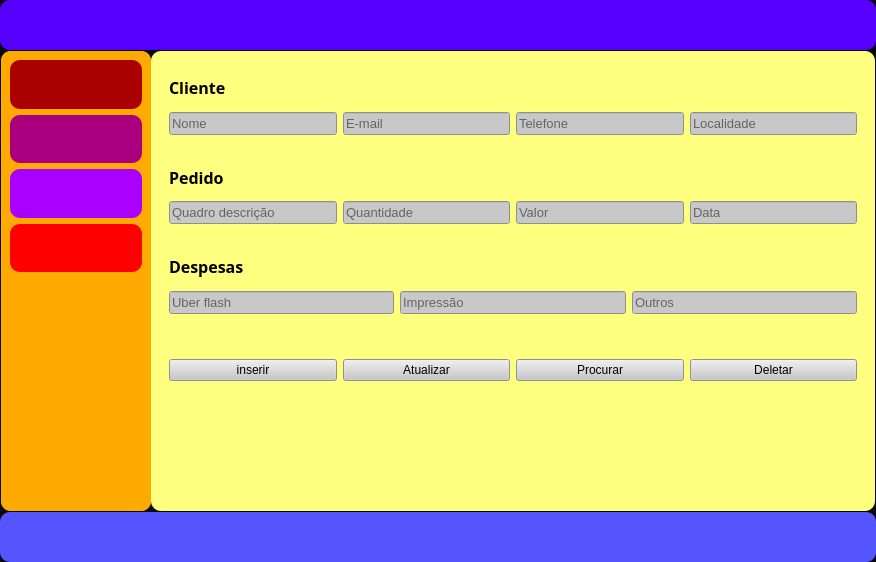
<?xml version="1.0" encoding="UTF-8"?>
<ui version="4.0">
 <class>MainWindow</class>
 <widget class="QMainWindow" name="MainWindow">
  <property name="geometry">
   <rect>
    <x>0</x>
    <y>0</y>
    <width>876</width>
    <height>562</height>
   </rect>
  </property>
  <property name="minimumSize">
   <size>
    <width>810</width>
    <height>430</height>
   </size>
  </property>
  <property name="windowTitle">
   <string>Myframecg</string>
  </property>
  <property name="styleSheet">
   <string notr="true">background-color: rgb(10, 10, 10);</string>
  </property>
  <widget class="QWidget" name="centralwidget">
   <property name="minimumSize">
    <size>
     <width>150</width>
     <height>200</height>
    </size>
   </property>
   <layout class="QVBoxLayout" name="verticalLayout">
    <property name="spacing">
     <number>0</number>
    </property>
    <property name="leftMargin">
     <number>0</number>
    </property>
    <property name="topMargin">
     <number>0</number>
    </property>
    <property name="rightMargin">
     <number>0</number>
    </property>
    <property name="bottomMargin">
     <number>0</number>
    </property>
    <item>
     <widget class="QFrame" name="frame_erro">
      <property name="minimumSize">
       <size>
        <width>0</width>
        <height>50</height>
       </size>
      </property>
      <property name="maximumSize">
       <size>
        <width>16777215</width>
        <height>50</height>
       </size>
      </property>
      <property name="font">
       <font>
        <family>Segoe UI</family>
        <pointsize>10</pointsize>
       </font>
      </property>
      <property name="styleSheet">
       <string notr="true">QFrame {
	border-radius: 10px;
	background-color: rgb(85, 0, 255);
}</string>
      </property>
      <property name="frameShape">
       <enum>QFrame::StyledPanel</enum>
      </property>
      <property name="frameShadow">
       <enum>QFrame::Raised</enum>
      </property>
     </widget>
    </item>
    <item>
     <widget class="QFrame" name="frame_principal">
      <property name="styleSheet">
       <string notr="true"/>
      </property>
      <property name="frameShape">
       <enum>QFrame::StyledPanel</enum>
      </property>
      <property name="frameShadow">
       <enum>QFrame::Raised</enum>
      </property>
      <layout class="QHBoxLayout" name="horizontalLayout">
       <property name="spacing">
        <number>0</number>
       </property>
       <property name="leftMargin">
        <number>0</number>
       </property>
       <property name="topMargin">
        <number>0</number>
       </property>
       <property name="rightMargin">
        <number>0</number>
       </property>
       <property name="bottomMargin">
        <number>0</number>
       </property>
       <item>
        <widget class="QFrame" name="frame_menu">
         <property name="minimumSize">
          <size>
           <width>150</width>
           <height>0</height>
          </size>
         </property>
         <property name="maximumSize">
          <size>
           <width>150</width>
           <height>16777215</height>
          </size>
         </property>
         <property name="styleSheet">
          <string notr="true">QFrame {
	border-radius: 10px;
	background-color: rgb(255, 170, 0);
}</string>
         </property>
         <property name="frameShape">
          <enum>QFrame::StyledPanel</enum>
         </property>
         <property name="frameShadow">
          <enum>QFrame::Raised</enum>
         </property>
         <layout class="QVBoxLayout" name="verticalLayout_3">
          <property name="spacing">
           <number>0</number>
          </property>
          <property name="leftMargin">
           <number>0</number>
          </property>
          <property name="topMargin">
           <number>0</number>
          </property>
          <property name="rightMargin">
           <number>0</number>
          </property>
          <property name="bottomMargin">
           <number>0</number>
          </property>
          <item>
           <widget class="QFrame" name="frame_10">
            <property name="frameShape">
             <enum>QFrame::StyledPanel</enum>
            </property>
            <property name="frameShadow">
             <enum>QFrame::Raised</enum>
            </property>
            <layout class="QVBoxLayout" name="verticalLayout_4">
             <item>
              <widget class="QFrame" name="frame_6">
               <property name="styleSheet">
                <string notr="true">background-color: rgb(170, 0, 0);</string>
               </property>
               <property name="frameShape">
                <enum>QFrame::StyledPanel</enum>
               </property>
               <property name="frameShadow">
                <enum>QFrame::Raised</enum>
               </property>
              </widget>
             </item>
             <item>
              <widget class="QFrame" name="frame_7">
               <property name="styleSheet">
                <string notr="true">background-color: rgb(170, 0, 127);</string>
               </property>
               <property name="frameShape">
                <enum>QFrame::StyledPanel</enum>
               </property>
               <property name="frameShadow">
                <enum>QFrame::Raised</enum>
               </property>
              </widget>
             </item>
             <item>
              <widget class="QFrame" name="frame_8">
               <property name="styleSheet">
                <string notr="true">background-color: rgb(170, 0, 255);</string>
               </property>
               <property name="frameShape">
                <enum>QFrame::StyledPanel</enum>
               </property>
               <property name="frameShadow">
                <enum>QFrame::Raised</enum>
               </property>
              </widget>
             </item>
             <item>
              <widget class="QFrame" name="frame_9">
               <property name="styleSheet">
                <string notr="true">background-color: rgb(255, 0, 0);</string>
               </property>
               <property name="frameShape">
                <enum>QFrame::StyledPanel</enum>
               </property>
               <property name="frameShadow">
                <enum>QFrame::Raised</enum>
               </property>
              </widget>
             </item>
            </layout>
           </widget>
          </item>
          <item>
           <widget class="QFrame" name="frame_11">
            <property name="frameShape">
             <enum>QFrame::StyledPanel</enum>
            </property>
            <property name="frameShadow">
             <enum>QFrame::Raised</enum>
            </property>
           </widget>
          </item>
         </layout>
        </widget>
       </item>
       <item>
        <widget class="QFrame" name="frame_corpo">
         <property name="enabled">
          <bool>true</bool>
         </property>
         <property name="minimumSize">
          <size>
           <width>0</width>
           <height>0</height>
          </size>
         </property>
         <property name="styleSheet">
          <string notr="true">QFrame {
	border-radius: 10px;
	background-color: rgb(255, 255, 127);
}</string>
         </property>
         <property name="frameShape">
          <enum>QFrame::StyledPanel</enum>
         </property>
         <property name="frameShadow">
          <enum>QFrame::Raised</enum>
         </property>
         <layout class="QVBoxLayout" name="verticalLayout_2">
          <item>
           <widget class="QFrame" name="frame">
            <property name="frameShape">
             <enum>QFrame::StyledPanel</enum>
            </property>
            <property name="frameShadow">
             <enum>QFrame::Raised</enum>
            </property>
            <layout class="QGridLayout" name="gridLayout">
             <item row="1" column="0">
              <widget class="QLineEdit" name="lineEdit">
               <property name="minimumSize">
                <size>
                 <width>0</width>
                 <height>0</height>
                </size>
               </property>
               <property name="font">
                <font>
                 <family>Segoe UI</family>
                 <pointsize>10</pointsize>
                </font>
               </property>
               <property name="autoFillBackground">
                <bool>false</bool>
               </property>
               <property name="styleSheet">
                <string notr="true">background-color: rgb(200, 200, 200);</string>
               </property>
               <property name="maxLength">
                <number>50</number>
               </property>
               <property name="placeholderText">
                <string>Nome</string>
               </property>
              </widget>
             </item>
             <item row="1" column="2">
              <widget class="QLineEdit" name="lineEdit_3">
               <property name="minimumSize">
                <size>
                 <width>0</width>
                 <height>0</height>
                </size>
               </property>
               <property name="font">
                <font>
                 <family>Segoe UI</family>
                 <pointsize>10</pointsize>
                </font>
               </property>
               <property name="autoFillBackground">
                <bool>false</bool>
               </property>
               <property name="styleSheet">
                <string notr="true">background-color: rgb(200, 200, 200);</string>
               </property>
               <property name="maxLength">
                <number>50</number>
               </property>
               <property name="placeholderText">
                <string>Telefone</string>
               </property>
              </widget>
             </item>
             <item row="1" column="3">
              <widget class="QLineEdit" name="lineEdit_4">
               <property name="minimumSize">
                <size>
                 <width>0</width>
                 <height>0</height>
                </size>
               </property>
               <property name="font">
                <font>
                 <family>Segoe UI</family>
                 <pointsize>10</pointsize>
                </font>
               </property>
               <property name="autoFillBackground">
                <bool>false</bool>
               </property>
               <property name="styleSheet">
                <string notr="true">background-color: rgb(200, 200, 200);</string>
               </property>
               <property name="maxLength">
                <number>50</number>
               </property>
               <property name="placeholderText">
                <string>Localidade</string>
               </property>
              </widget>
             </item>
             <item row="1" column="1">
              <widget class="QLineEdit" name="lineEdit_2">
               <property name="minimumSize">
                <size>
                 <width>0</width>
                 <height>0</height>
                </size>
               </property>
               <property name="font">
                <font>
                 <family>Segoe UI</family>
                 <pointsize>10</pointsize>
                </font>
               </property>
               <property name="autoFillBackground">
                <bool>false</bool>
               </property>
               <property name="styleSheet">
                <string notr="true">background-color: rgb(200, 200, 200);</string>
               </property>
               <property name="maxLength">
                <number>50</number>
               </property>
               <property name="placeholderText">
                <string>E-mail</string>
               </property>
              </widget>
             </item>
             <item row="0" column="0">
              <widget class="QLabel" name="label">
               <property name="font">
                <font>
                 <family>Segoe UI Black</family>
                 <pointsize>12</pointsize>
                 <weight>75</weight>
                 <bold>true</bold>
                </font>
               </property>
               <property name="text">
                <string>Cliente</string>
               </property>
              </widget>
             </item>
            </layout>
           </widget>
          </item>
          <item>
           <widget class="QFrame" name="frame_5">
            <property name="frameShape">
             <enum>QFrame::StyledPanel</enum>
            </property>
            <property name="frameShadow">
             <enum>QFrame::Raised</enum>
            </property>
            <layout class="QGridLayout" name="gridLayout_2">
             <item row="0" column="0">
              <widget class="QLabel" name="label_2">
               <property name="font">
                <font>
                 <family>Segoe UI Black</family>
                 <pointsize>12</pointsize>
                 <weight>75</weight>
                 <bold>true</bold>
                </font>
               </property>
               <property name="text">
                <string>Pedido</string>
               </property>
              </widget>
             </item>
             <item row="1" column="0">
              <widget class="QLineEdit" name="lineEdit_6">
               <property name="minimumSize">
                <size>
                 <width>0</width>
                 <height>0</height>
                </size>
               </property>
               <property name="font">
                <font>
                 <family>Segoe UI</family>
                 <pointsize>10</pointsize>
                </font>
               </property>
               <property name="autoFillBackground">
                <bool>false</bool>
               </property>
               <property name="styleSheet">
                <string notr="true">background-color: rgb(200, 200, 200);</string>
               </property>
               <property name="maxLength">
                <number>50</number>
               </property>
               <property name="placeholderText">
                <string>Quadro descrição</string>
               </property>
              </widget>
             </item>
             <item row="1" column="1">
              <widget class="QLineEdit" name="lineEdit_5">
               <property name="minimumSize">
                <size>
                 <width>0</width>
                 <height>0</height>
                </size>
               </property>
               <property name="font">
                <font>
                 <family>Segoe UI</family>
                 <pointsize>10</pointsize>
                </font>
               </property>
               <property name="autoFillBackground">
                <bool>false</bool>
               </property>
               <property name="styleSheet">
                <string notr="true">background-color: rgb(200, 200, 200);</string>
               </property>
               <property name="maxLength">
                <number>50</number>
               </property>
               <property name="placeholderText">
                <string>Quantidade</string>
               </property>
              </widget>
             </item>
             <item row="1" column="2">
              <widget class="QLineEdit" name="lineEdit_7">
               <property name="minimumSize">
                <size>
                 <width>0</width>
                 <height>0</height>
                </size>
               </property>
               <property name="font">
                <font>
                 <family>Segoe UI</family>
                 <pointsize>10</pointsize>
                </font>
               </property>
               <property name="autoFillBackground">
                <bool>false</bool>
               </property>
               <property name="styleSheet">
                <string notr="true">background-color: rgb(200, 200, 200);</string>
               </property>
               <property name="maxLength">
                <number>50</number>
               </property>
               <property name="placeholderText">
                <string>Valor</string>
               </property>
              </widget>
             </item>
             <item row="1" column="3">
              <widget class="QLineEdit" name="lineEdit_8">
               <property name="minimumSize">
                <size>
                 <width>0</width>
                 <height>0</height>
                </size>
               </property>
               <property name="font">
                <font>
                 <family>Segoe UI</family>
                 <pointsize>10</pointsize>
                </font>
               </property>
               <property name="autoFillBackground">
                <bool>false</bool>
               </property>
               <property name="styleSheet">
                <string notr="true">background-color: rgb(200, 200, 200);</string>
               </property>
               <property name="maxLength">
                <number>50</number>
               </property>
               <property name="placeholderText">
                <string>Data </string>
               </property>
              </widget>
             </item>
            </layout>
           </widget>
          </item>
          <item>
           <widget class="QFrame" name="frame_3">
            <property name="frameShape">
             <enum>QFrame::StyledPanel</enum>
            </property>
            <property name="frameShadow">
             <enum>QFrame::Raised</enum>
            </property>
            <layout class="QGridLayout" name="gridLayout_3">
             <item row="0" column="0">
              <widget class="QLabel" name="label_3">
               <property name="font">
                <font>
                 <family>Segoe UI Black</family>
                 <pointsize>12</pointsize>
                 <weight>75</weight>
                 <bold>true</bold>
                </font>
               </property>
               <property name="text">
                <string>Despesas</string>
               </property>
              </widget>
             </item>
             <item row="1" column="0">
              <widget class="QLineEdit" name="lineEdit_10">
               <property name="minimumSize">
                <size>
                 <width>0</width>
                 <height>0</height>
                </size>
               </property>
               <property name="font">
                <font>
                 <family>Segoe UI</family>
                 <pointsize>10</pointsize>
                </font>
               </property>
               <property name="autoFillBackground">
                <bool>false</bool>
               </property>
               <property name="styleSheet">
                <string notr="true">background-color: rgb(200, 200, 200);</string>
               </property>
               <property name="maxLength">
                <number>50</number>
               </property>
               <property name="placeholderText">
                <string>Uber flash</string>
               </property>
              </widget>
             </item>
             <item row="1" column="1">
              <widget class="QLineEdit" name="lineEdit_9">
               <property name="minimumSize">
                <size>
                 <width>0</width>
                 <height>0</height>
                </size>
               </property>
               <property name="font">
                <font>
                 <family>Segoe UI</family>
                 <pointsize>10</pointsize>
                </font>
               </property>
               <property name="autoFillBackground">
                <bool>false</bool>
               </property>
               <property name="styleSheet">
                <string notr="true">background-color: rgb(200, 200, 200);</string>
               </property>
               <property name="maxLength">
                <number>50</number>
               </property>
               <property name="placeholderText">
                <string>Impressão</string>
               </property>
              </widget>
             </item>
             <item row="1" column="2">
              <widget class="QLineEdit" name="lineEdit_11">
               <property name="minimumSize">
                <size>
                 <width>0</width>
                 <height>0</height>
                </size>
               </property>
               <property name="font">
                <font>
                 <family>Segoe UI</family>
                 <pointsize>10</pointsize>
                </font>
               </property>
               <property name="autoFillBackground">
                <bool>false</bool>
               </property>
               <property name="styleSheet">
                <string notr="true">background-color: rgb(200, 200, 200);</string>
               </property>
               <property name="maxLength">
                <number>50</number>
               </property>
               <property name="placeholderText">
                <string>Outros</string>
               </property>
              </widget>
             </item>
            </layout>
           </widget>
          </item>
          <item>
           <widget class="QFrame" name="frame_2">
            <property name="frameShape">
             <enum>QFrame::StyledPanel</enum>
            </property>
            <property name="frameShadow">
             <enum>QFrame::Raised</enum>
            </property>
            <layout class="QGridLayout" name="gridLayout_4">
             <item row="0" column="0">
              <widget class="QPushButton" name="pushButton">
               <property name="styleSheet">
                <string notr="true">background-color: rgb(200, 200, 200);</string>
               </property>
               <property name="text">
                <string>inserir</string>
               </property>
              </widget>
             </item>
             <item row="0" column="1">
              <widget class="QPushButton" name="pushButton_2">
               <property name="styleSheet">
                <string notr="true">background-color: rgb(200, 200, 200);</string>
               </property>
               <property name="text">
                <string>Atualizar</string>
               </property>
              </widget>
             </item>
             <item row="0" column="2">
              <widget class="QPushButton" name="pushButton_4">
               <property name="styleSheet">
                <string notr="true">background-color: rgb(200, 200, 200);</string>
               </property>
               <property name="text">
                <string>Procurar</string>
               </property>
              </widget>
             </item>
             <item row="0" column="3">
              <widget class="QPushButton" name="pushButton_3">
               <property name="styleSheet">
                <string notr="true">background-color: rgb(200, 200, 200);</string>
               </property>
               <property name="text">
                <string>Deletar</string>
               </property>
              </widget>
             </item>
            </layout>
           </widget>
          </item>
          <item>
           <widget class="QFrame" name="frame_4">
            <property name="frameShape">
             <enum>QFrame::StyledPanel</enum>
            </property>
            <property name="frameShadow">
             <enum>QFrame::Raised</enum>
            </property>
           </widget>
          </item>
         </layout>
        </widget>
       </item>
      </layout>
     </widget>
    </item>
    <item>
     <widget class="QFrame" name="frame_credito">
      <property name="maximumSize">
       <size>
        <width>16777215</width>
        <height>50</height>
       </size>
      </property>
      <property name="styleSheet">
       <string notr="true">QFrame {
	border-radius: 10px;	
	background-color: rgb(85, 85, 255);
}</string>
      </property>
      <property name="frameShape">
       <enum>QFrame::StyledPanel</enum>
      </property>
      <property name="frameShadow">
       <enum>QFrame::Raised</enum>
      </property>
     </widget>
    </item>
   </layout>
  </widget>
  <widget class="QMenuBar" name="menubar">
   <property name="geometry">
    <rect>
     <x>0</x>
     <y>0</y>
     <width>876</width>
     <height>21</height>
    </rect>
   </property>
  </widget>
 </widget>
 <resources/>
 <connections/>
</ui>
